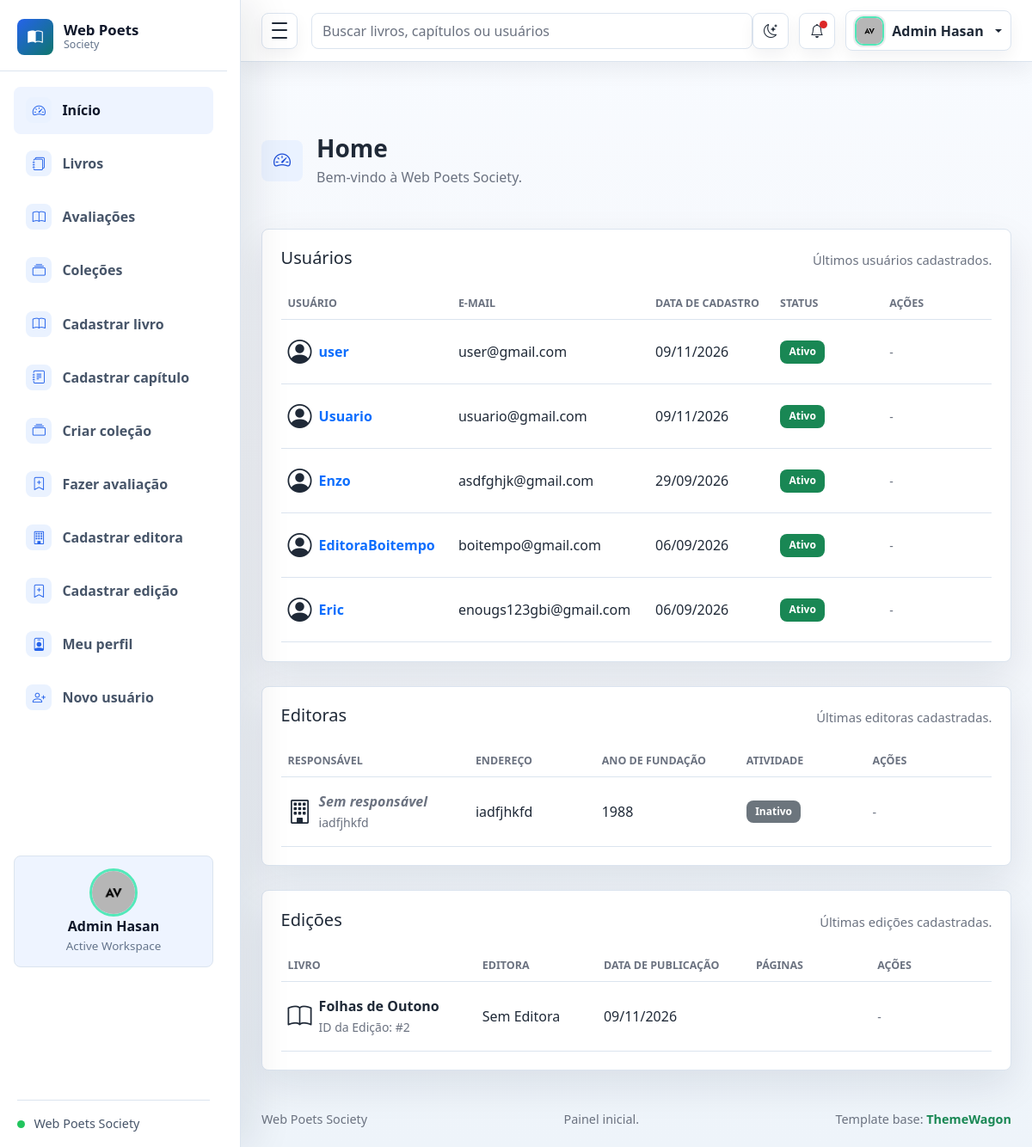
Before: /home/ (signed in) with the older database file.
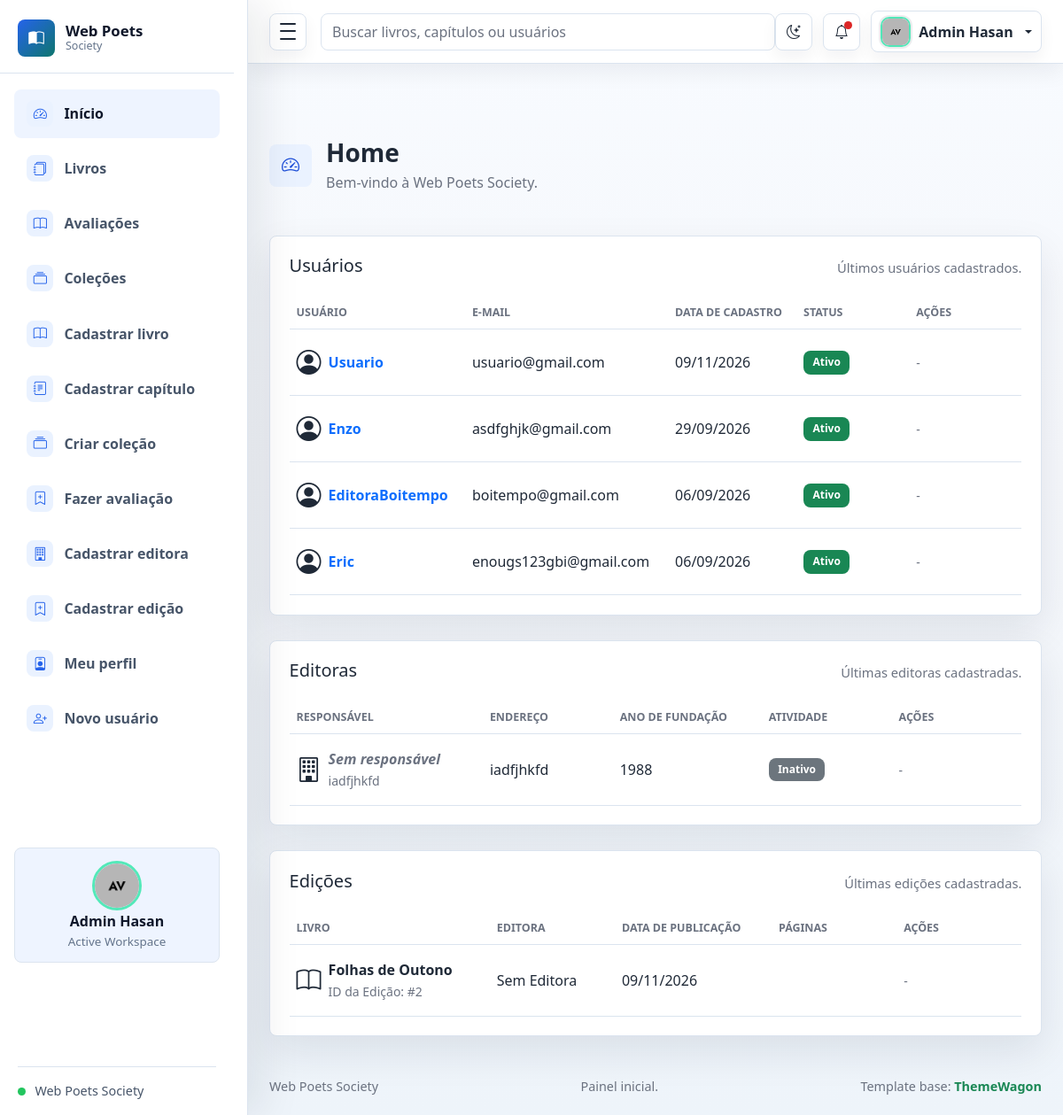
After: the same page with the newer database file.
### usuario/models.py (models this page shows, shortened)
class Usuario(User):
    Data_Nascimento = models.DateField(null=True, blank=True)
    class Meta:
            permissions = (
                ("editar_proprio_usuario", "Pode editar o próprio usuário"),
                ("editar_qualquer_usuario", "Pode editar qualquer usuário"),
                ("excluir_proprio_usuario", "Pode excluir o próprio usuário"),
                ("excluir_qualquer_usuario", "Pode excluir qualquer usuário"),
            )

### editora/models.py (models this page shows, shortened)
class Editora(models.Model):
    endereco = models.CharField(max_length=100)
    ano_fundacao = models.IntegerField()
    resposavel = models.ForeignKey(usuario_models.Usuario, on_delete=models.CASCADE)
    class Meta:
            permissions = (
                ("editar_proprio_editora", "Pode editar o próprio editora"),
                ("editar_qualquer_editora", "Pode editar qualquer editora"),
                ("excluir_proprio_editora", "Pode excluir o próprio editora"),
                ("excluir_qualquer_editora", "Pode excluir qualquer editora"),
            )

### edicao/models.py (models this page shows, shortened)
class Edicao(models.Model):
    titulo = models.CharField(max_length=100)
    editora = models.ForeignKey('editora.Editora', on_delete=models.CASCADE)
    data_publicacao = models.DateField()
    numero_paginas = models.IntegerField()
    pdf = models.FileField(upload_to='pdfs/', blank=True)
    livro = models.ForeignKey('livros.Livro', on_delete=models.CASCADE)
    class Meta:
            permissions = (
                ("editar_proprio_edicao", "Pode editar o próprio edição"),
                ("editar_qualquer_edicao", "Pode editar qualquer edição"),
                ("excluir_proprio_edicao", "Pode excluir o próprio edição"),
                ("excluir_qualquer_edicao", "Pode excluir qualquer edição"),
            )

### livros/models.py (models this page shows, shortened)
class Livro(models.Model):
    titulo = models.CharField(max_length=100)
    genero = models.CharField(max_length=50)
    class Meta:
        permissions = (
            ("editar_proprio_livro", "Pode editar o próprio livro"),
            ("editar_qualquer_livro", "Pode editar qualquer livro"),
            ("excluir_proprio_livro", "Pode excluir o próprio livro"),
            ("excluir_qualquer_livro", "Pode excluir qualquer livro"),
        )

### usuario/views.py (the view)
# urls.py: path('', RedirectView.as_view(pattern_name='home', permanent=False)),
@login_required
def home(request):
    context = {
        'editoras_recentes': Editora.objects.select_related('resposavel').order_by('-id')[:10],
        'usuarios_recentes': Usuario.objects.order_by('-date_joined')[:10],
        'edicoes_recentes': Edicao.objects.select_related('editora', 'livro').order_by('-id')[:10],
    }
    return render(request, 'index.html', context)

### template/index.html (shortened to what the changed rows need)
{% extends "base.html" %}
{% load static %}
{% block content %}
<div class="container-fluid px-3 px-lg-4 py-4">
  <div class="page-heading mb-4">
    <div class="page-heading-copy">
      <div>
        <h1 class="h3 mb-1">Home</h1>
      </div>
    </div>
  </div>
  <div class="row g-4 mt-1">
    <div class="col-lg-12">
      <section class="panel">
        <div class="panel-header">
          <h2 class="h5 mb-1">Usuários</h2>
        </div>
        {% if usuarios_recentes %}
        <div class="table-responsive">
          <table class="table align-middle mb-0">
            <thead>
              <tr>
                <th>Usuário</th>
                <th>E-mail</th>
                <th>Data de cadastro</th>
                <th>Status</th>
                <th>Ações</th>
              </tr>
            </thead>
            <tbody>
              {% for usuario in usuarios_recentes %}
              <tr>
                <td>
                  <div class="d-flex align-items-center">
                    <div class="me-2">
                      <i class="bi bi-person-circle fs-3"></i>
                    </div>
                    <div>
                      <div class="fw-semibold">
                        <a href="{% url 'perfil_publico' usuario.username %}" class="text-decoration-none">
                          {{ usuario.username }}
                        </a>
                      </div>
                    </div>
                  </div>
                </td>
                <td>{{ usuario.email }}</td>
                <td>{{ usuario.date_joined|date:"d/m/Y" }}</td>
                <td>
                  {% if usuario.is_active %}
                  <span class="badge text-bg-success">Ativo</span>
                  {% else %}
                  <span class="badge text-bg-secondary">Inativo</span>
                  {% endif %}
                </td>
                <td>
                  {% if perms.livros.excluir_qualquer_usuario %}
                      <a href="{% url 'editar_usuario' usuario.id %}" class="btn btn-sm btn-warning">Editar</a>
                      <a href="{% url 'deletar_usuario' usuario.id %}" class="btn btn-sm btn-danger">Deletar</a>
                  {% elif request.user == usuario and perms.livros.excluir_proprio_usuario %}
                      <a href="{% url 'editar_usuario' usuario.id %}" class="btn btn-sm btn-warning">Editar</a>
                  {% else %}
                      <span class="text-muted small">-</span>
                  {% endif %}
                </td>
              </tr>
              {% endfor %}
            </tbody>
          </table>
        </div>
        {% else %}
        <div class="text-center py-4">
          <p class="text-muted mb-0">Nenhum usuário encontrado.</p>
        </div>
        {% endif %}
      </section>
    </div>
  </div>
  <div class="row g-4 mt-1">
    <div class="col-lg-12">
      <section class="panel">
        <div class="panel-header">
          <h2 class="h5 mb-1">Editoras</h2>
        </div>
        {% if editoras_recentes %}
        <div class="table-responsive">
          <table class="table align-middle mb-0">
            <thead>
              <tr>
                <th>Responsável</th>
                <th>Endereço</th>
                <th>Ano de Fundação</th>
                <th>Atividade</th>
                <th>Ações</th>
              </tr>
            </thead>
            <tbody>
              {% for editora in editoras_recentes %}
              <tr>
                <td>
                  <div class="d-flex align-items-center">
                    <div class="me-2">
                      <i class="bi bi-building fs-3"></i>
                    </div>
                    <div>
                      <div class="fw-semibold">
                        {% if editora.responsavel %}
                          {{ editora.responsavel.get_full_name|default:editora.responsavel.username }}
                        {% else %}
                          <span class="text-muted fst-italic">Sem responsável</span>
                        {% endif %}
                      </div>
                      <small class="text-muted">
                        {{ editora.responsavel.email|default:editora.endereco }}
                      </small>
                    </div>
                  </div>
                </td>
                <td>{{ editora.endereco }}</td>
                <td>{{ editora.ano_fundacao }}</td>
                <td>
                  {% if editora.responsavel.is_active %}
                  <span class="badge text-bg-success">Ativo</span>
                  {% else %}
                  <span class="badge text-bg-secondary">Inativo</span>
                  {% endif %}
                </td>
                <td>
                  {% if perms.livros.excluir_qualquer_editora %}
                      <a href="{% url 'editar_editora' editora.id %}" class="btn btn-sm btn-warning">Editar</a>
                      <a href="{% url 'deletar_editora' editora.id %}" class="btn btn-sm btn-danger">Deletar</a>
                  {% elif request.user == editora.responsavel and perms.livros.excluir_proprio_editora %}
                      <a href="{% url 'editar_editora' editora.id %}" class="btn btn-sm btn-warning">Editar</a>
                      <a href="{% url 'deletar_editora' editora.id %}" class="btn btn-sm btn-danger">Deletar</a>
                  {% else %}
                      <span class="text-muted small">-</span>
                  {% endif %}
                </td>
              </tr>
              {% endfor %}
            </tbody>
          </table>
        </div>
        {% else %}
        <div class="text-center py-4">
          <p class="text-muted mb-0">Nenhuma editora encontrada.</p>
        </div>
        {% endif %}
      </section>
    </div>
  </div>
  <div class="row g-4 mt-1">
    <div class="col-lg-12">
      <section class="panel">
        <div class="panel-header">
          <h2 class="h5 mb-1">Edições</h2>
        </div>
        {% if edicoes_recentes %}
        <div class="table-responsive">
          <table class="table align-middle mb-0">
            <thead>
              <tr>
                <th>Livro</th>
                <th>Editora</th>
                <th>Data de Publicação</th>
                <th>Páginas</th>
                <th>Ações</th>
              </tr>
            </thead>
            <tbody>
              {% for edicao in edicoes_recentes %}
              <tr>
                <td>
                  <div class="d-flex align-items-center">
                    <div class="me-2">
                      <i class="bi bi-book fs-3"></i>
                    </div>
                    <div>
                      <div class="fw-semibold">{{ edicao.livro.titulo }}</div>
                      <small class="text-muted">ID da Edição: #{{ edicao.id }}</small>
                    </div>
                  </div>
                </td>
                <td>{{ edicao.editora.responsavel.username|default:"Sem Editora" }}</td>
                <td>{{ edicao.data_publicacao|date:"d/m/Y" }}</td>
                <td>{{ edicao.num_paginas }}</td>
                <td>
                  {% if perms.livros.editar_qualquer_edicao or perms.livros.excluir_qualquer_edicao %}
                      <a href="{% url 'editar_edicao' edicao.id %}" class="btn btn-sm btn-warning">Editar</a>
                      <a href="{% url 'deletar_edicao' edicao.id %}" class="btn btn-sm btn-danger">Deletar</a>
                  {% elif perms.livros.editar_proprio_edicao or perms.livros.excluir_proprio_edicao %}
                      <a href="{% url 'editar_edicao' edicao.id %}" class="btn btn-sm btn-warning">Editar</a>
                      <a href="{% url 'deletar_edicao' edicao.id %}" class="btn btn-sm btn-danger">Deletar</a>
                  {% else %}
                      <span class="text-muted small">-</span>
                  {% endif %}
                </td>
              </tr>
              {% endfor %}
            </tbody>
          </table>
        </div>
        {% else %}
        <div class="text-center py-4">
          <p class="text-muted mb-0">Nenhuma edição encontrada.</p>
        </div>
        {% endif %}
      </section>
    </div>
  </div>
</div>
{% endblock %}

Changed rows visible on the page:
removed Usuario: username "user", email "user@gmail.com", date_joined "09/11/2026"
